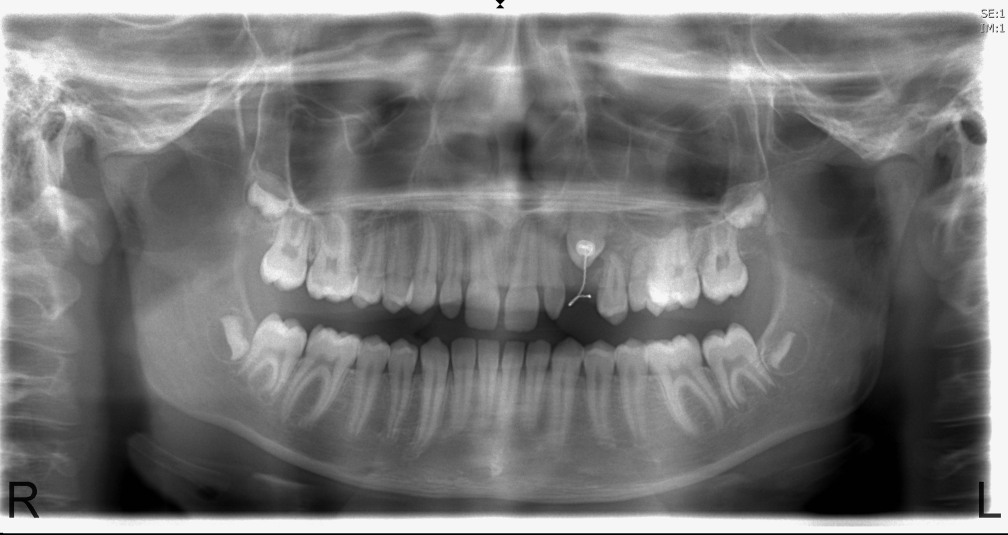
#> input picture Radiographs/02.tif, 3023 x 1603 px, given in place of ROI.jpg, which was not available (shown at 1/3 size)
$ python test_preProcessing.py   (Python 2 division)   (older library calls are emulated)
#> lines starting #> are read from the running program, lines starting #| are printed output that depends on the picture; after the words box and inside, x2 and y2 are one past the last pixel; in counts of white or black regions, pixels touching at a corner belong together; pictures that were not available may be replaced by others from this repository, and a replacement may not be noted

import random
import cv2
import cv2.cv as cv
import numpy as np
import scipy as sp
import matplotlib.pyplot as plt
import math
import argparse

# initialize the list of reference points and boolean indicating
# whether cropping is being performed or not
refPt = []
cropping = False

def click_and_crop(event, x, y, flags, param):
	# grab references to the global variables
	global refPt, cropping

	# if the left mouse button was clicked, record the starting
	# (x, y) coordinates and indicate that cropping is being
	# performed
	if event == cv2.EVENT_LBUTTONDOWN:
		refPt = [(x, y)]
		cropping = True

	# check to see if the left mouse button was released
	elif event == cv2.EVENT_LBUTTONUP:
		# record the ending (x, y) coordinates and indicate that
		# the cropping operation is finished
		refPt.append((x, y))
		cropping = False

		# draw a rectangle around the region of interest
		cv2.rectangle(img, refPt[0], refPt[1], (0, 255, 0), 2)
		cv2.namedWindow(wndwName, cv2.WINDOW_NORMAL)
                cv2.resizeWindow(wndwName, img.shape[1]/resizeFactor, img.shape[0]/resizeFactor)
		cv2.imshow(wndwName, img)


def rszDisp(img, wndwName, resizeFactor):
    cv2.namedWindow(wndwName, cv2.WINDOW_NORMAL)
    cv2.resizeWindow(wndwName, img.shape[1]/resizeFactor, img.shape[0]/resizeFactor)
    cv2.imshow(wndwName,img)
    return 0

def Histogram(img, dispPlot):
    hist,bins = np.histogram(img.flatten(),256,[0,256])
    cdf = hist.cumsum()
    cdf_normalized = cdf * hist.max()/ cdf.max()

    if dispPlot == True:
        plt.figure()
        plt.plot(cdf_normalized, color = 'b')
        plt.hist(img.flatten(),256,[0,256], color = 'r')
        plt.xlim([0,256])
        plt.legend(('cdf','histogram'), loc = 'upper left')
        plt.show()

    return cdf


##MAIN

f_cropNew = 0

#
#Cropping Phase
#
if f_cropNew == 1:
    # load the image, clone it, and setup the mouse callback function
    img = cv2.imread("Radiographs/04.tif", cv2.CV_8UC1)
    clone = img.copy()

    resizeFactor = 2

    wndwName = "image"
    cv2.namedWindow(wndwName, cv2.WINDOW_NORMAL)
    cv2.resizeWindow(wndwName, img.shape[1]/resizeFactor, img.shape[0]/resizeFactor)
    cv2.imshow(wndwName,img)
    cv2.setMouseCallback(wndwName, click_and_crop)

    # keep looping until the 'q' key is pressed
    while True:
   	# display the image and wait for a keypress
   	cv2.namedWindow(wndwName, cv2.WINDOW_NORMAL)
        cv2.resizeWindow(wndwName, img.shape[1]/resizeFactor, img.shape[0]/resizeFactor)
   	cv2.imshow(wndwName, img)
   	key = cv2.waitKey(1) & 0xFF

   	# if the 'r' key is pressed, reset the cropping region
   	if key == ord("r"):
  		image = clone.copy()

   	# if the 'c' key is pressed, break from the loop
   	elif key == ord("c"):
  		break

    # if there are two reference points, then crop the region of interest
    # from the image and display it
    if len(refPt) == 2:
   	roi = clone[refPt[0][1]:refPt[1][1], refPt[0][0]:refPt[1][0]]
   	cv2.imshow("ROI", roi)
   	cv2.imwrite("ROI.jpg", roi)
   	cv2.waitKey(0)

    # close all open windows
    cv2.destroyAllWindows()


if f_cropNew == 0:
    roi = cv2.imread("ROI.jpg", cv2.CV_8UC1)
#> roi is the input picture: shape (1603, 3023); min 0, max 255, mean 119.4

f_dispImages = 1

img = cv2.imread("Radiographs/01.tif", cv2.CV_16UC1)
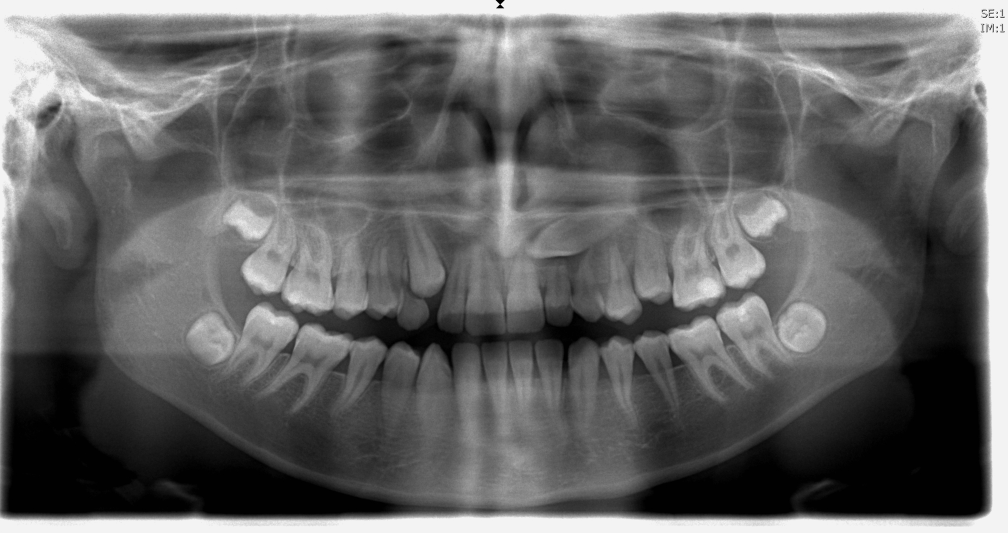
#> input picture Radiographs/01.tif, 3023 x 1597 px (shown at 1/3 size)
#> img is the input picture: shape (1597, 3023); min 0, max 255, mean 100.6
Histogram(img, True)
#> in Histogram, `hist,bins = np.histogram(img.flatten(),256,[0,256])`: hist = 256 values, max 325983 at index 1, min 16 at index 253, mean 18858.3; bins = 257 values from 0 to 256
#> in Histogram, `cdf = hist.cumsum()`: cdf = 256 values from 4932 to 4827731
#> in Histogram, `cdf_normalized = cdf * hist.max()/ cdf.max()`: cdf_normalized = 256 values from 333 to 325983

cv2.imshow('ciao', img)
Histogram(img, True)


raw_img = roi
hSt = np.zeros((roi.shape[0],1),np.uint8)
#> hSt = 1603 values from 0 to 0

img = raw_img
#hSt = np.hstack((hSt,img))

#noise removal
flt_img = cv2.GaussianBlur(img, (5,5), 10.0)
img = flt_img
hSt = np.hstack((hSt,img))

#instogram equalization
cdf = Histogram(img, True)
#> call 3 of Histogram, with dispPlot = True
#> in Histogram (call 3), `hist,bins = np.histogram(img.flatten(),256,[0,256])`: hist = 256 values, max 288943 at index 246, min 0 at index 0, mean 18929.2
#> in Histogram (call 3), `cdf = hist.cumsum()`: cdf = 256 values from 0 to 4845869
#> in Histogram (call 3), `cdf_normalized = cdf * hist.max()/ cdf.max()`: cdf_normalized = 256 values from 0 to 288943
#> in Histogram (call 3), `plt.show()`:
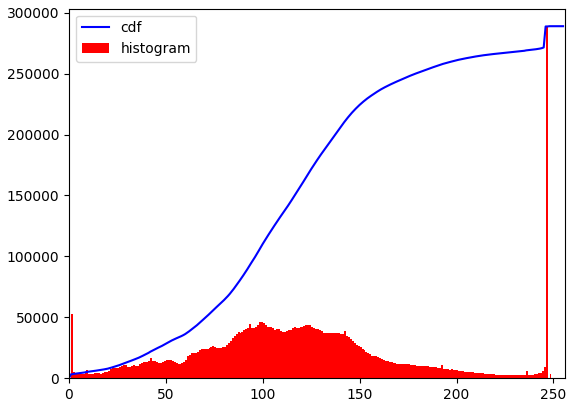
#> figure drawn by matplotlib, 1 panel; tallest bar 288943 high, from x = 246 to 247; curve peaks at x = 251, y = 288943
#> cdf = 256 values from 0 to 4845869
cdf_m = np.ma.masked_equal(cdf,0)
cdf_m = (cdf_m - cdf_m.min())*255/(cdf_m.max()-cdf_m.min())
cdf = np.ma.filled(cdf_m,0).astype('uint8')
#> cdf = 256 values from 0 to 255
cl_img = cdf[img]
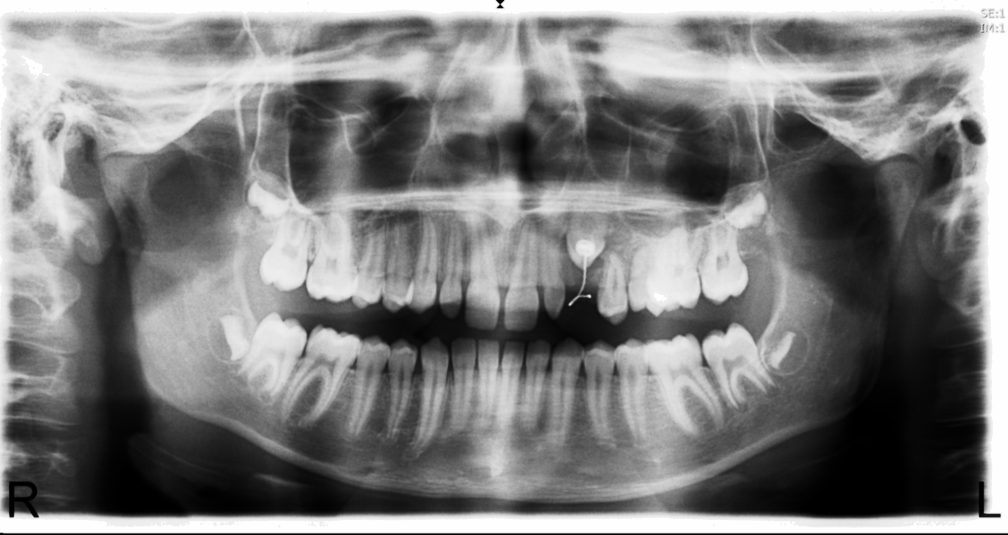
#> cl_img: shape (1603, 3023) (shown at 1/3 size); min 0, max 255, mean 126.7
img = cl_img
hSt = np.hstack((hSt,img))
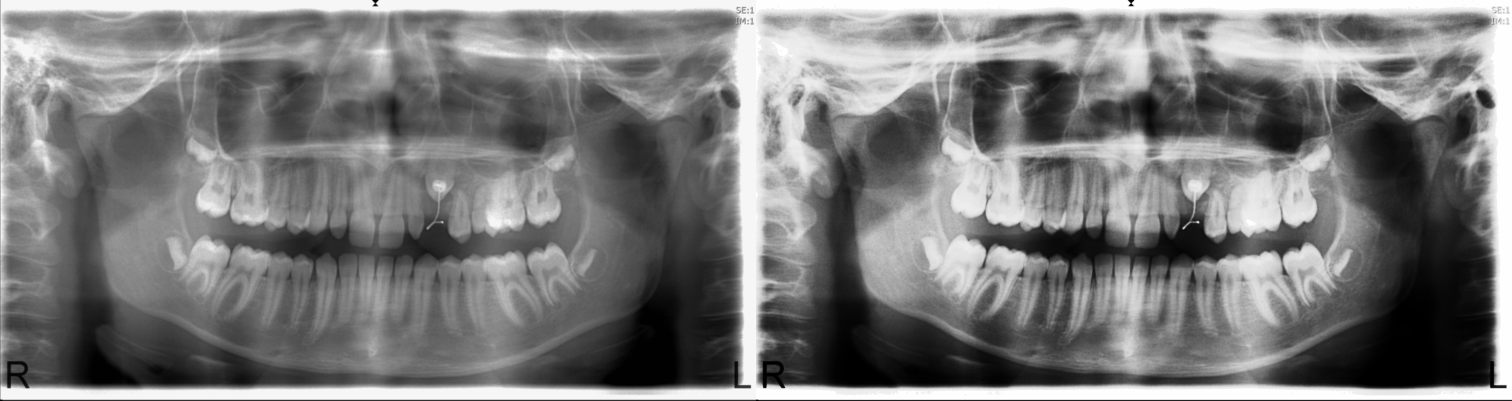
#> hSt: shape (1603, 6047) (shown at 1/4 size); min 0, max 255, mean 123.1

'''
clahe = cv2.createCLAHE(clipLimit=10.0, tileGridSize=(16,16))
cl_img = clahe.apply(img)
img = cl_img
hSt = np.hstack((hSt,img))


#unsharp masking
gaussian_3 = cv2.GaussianBlur(img, (55,55), 50.0)
us_img = cv2.addWeighted(img, 1, gaussian_3, -1, 0, img)
img = us_img
hSt = np.hstack((hSt,img))

#instogram equalization
clahe2 = cv2.createCLAHE(clipLimit=4.0, tileGridSize=(16,16))
cl2_img = clahe2.apply(img)
img = cl2_img
hSt = np.hstack((hSt,img))

cv2.imshow('clahe_2.jpg',hSt)
'''

hTresh = 70
img = cv2.imread("preProc_test3.tif", cv2.CV_8UC1)
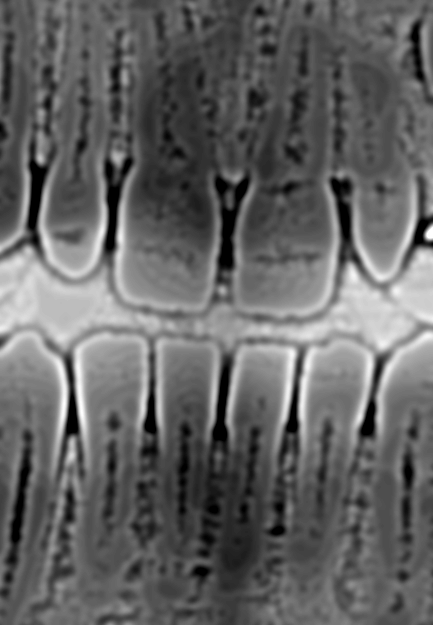
#> input picture preProc_test3.tif, 433 x 625 px
#> img is the input picture: shape (625, 433); min 0, max 255, mean 99.5
edges = cv2.Canny(img,hTresh/2,hTresh)
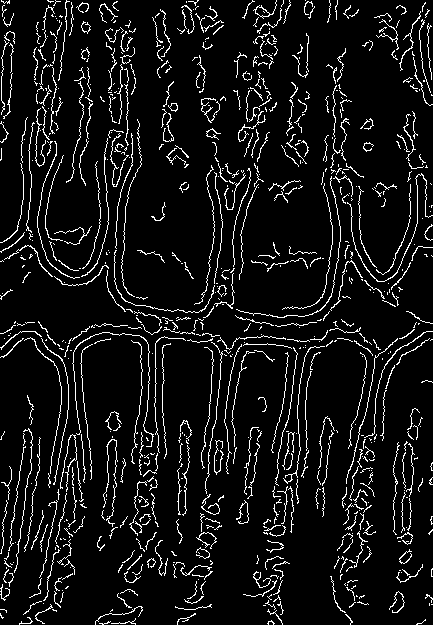
#> edges: shape (625, 433); 7.8% white in thin lines or dots
canny_result = np.copy(img)
canny_result[edges.astype(np.bool)]=0
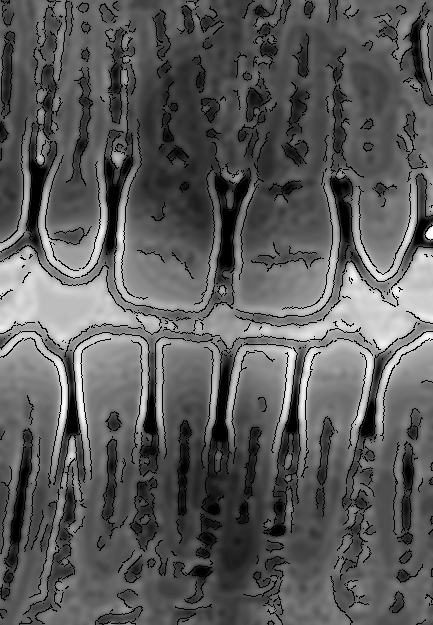
#> canny_result: shape (625, 433); 7.76% of pixels changed, all inside (x1, y1, x2, y2) = (0, 0, 433, 625)
#cv2.imshow('img',canny_result)
cv2.waitKey(0)
'''
equ = cv2.equalizeHist(img)
res = np.hstack((img,equ)) #stacking images side-by-side

cv2.imshow('res.png',res)


gaussian_3 = cv2.GaussianBlur(img, (45,45), 50.0)
cv2.imshow("ROI_blurred", gaussian_3)

unsharp_img = cv2.addWeighted(img, 2, gaussian_3, -1, 0, img)
cv2.imshow("ROI_unsharpMask", unsharp_img)
'''
cv2.waitKey(0)
cv2.destroyAllWindows()
